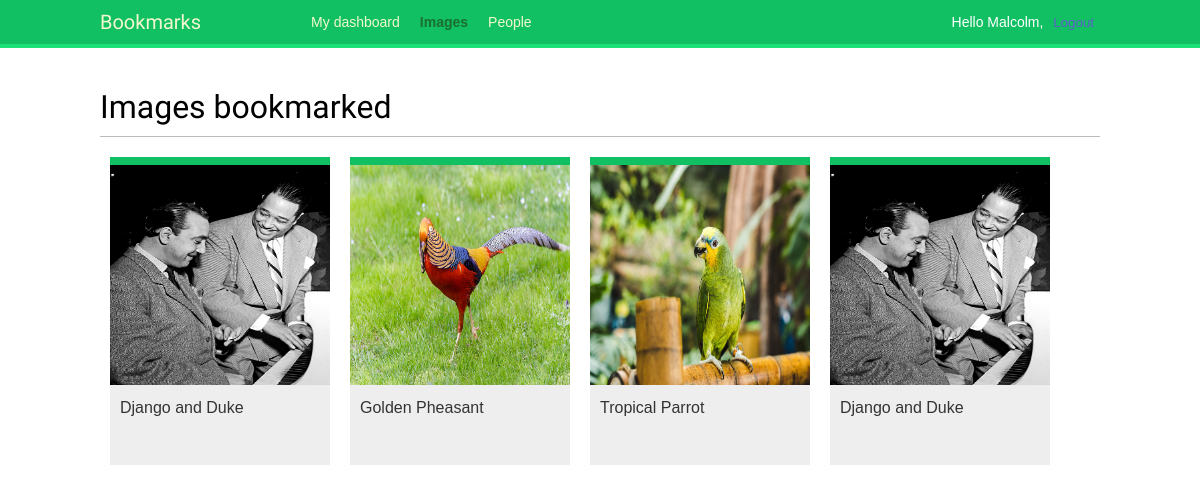
Before: /images/ (signed in) with the older database file.
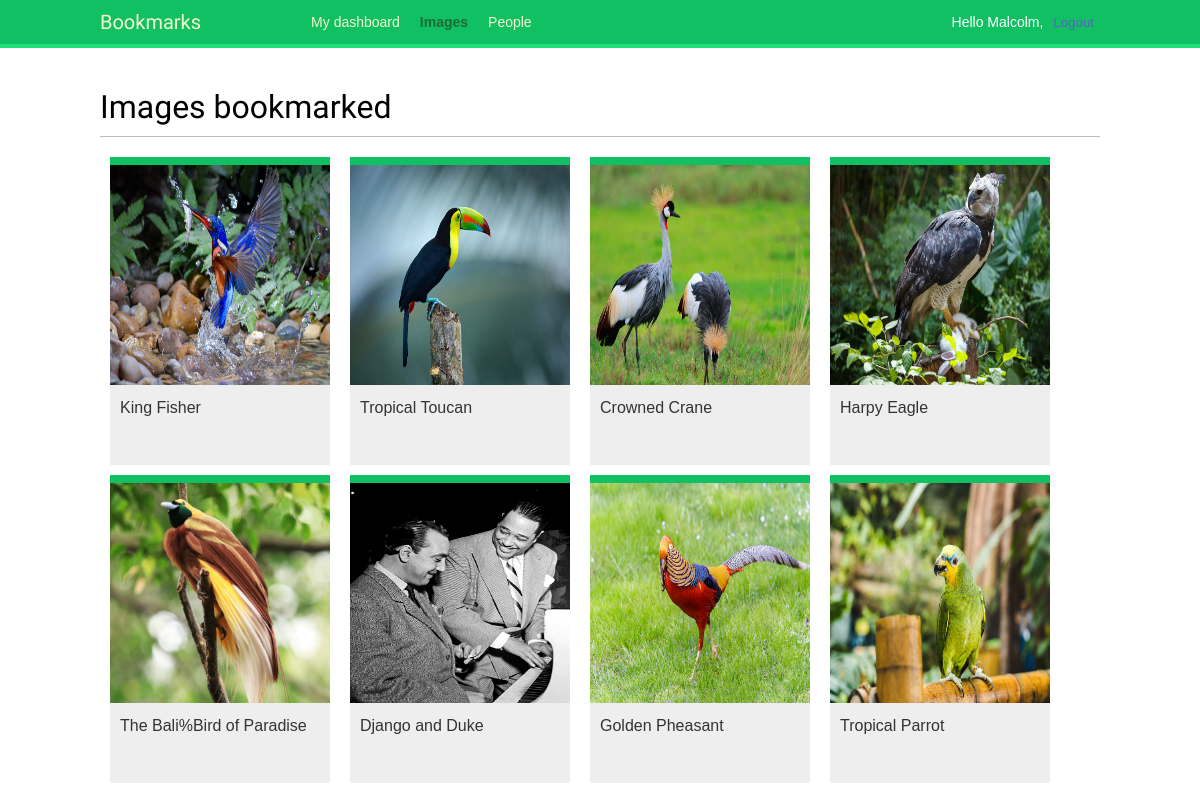
After: the same page with the newer database file.
### images/models.py (models this page shows, shortened)
class Image(models.Model):
    user = models.ForeignKey(settings.AUTH_USER_MODEL,
                             related_name='images_created',
                             on_delete=models.CASCADE)
    title = models.CharField(max_length=200)
    slug = models.SlugField(max_length=200, blank=True)
    url = models.URLField(max_length=2000)
    image = models.ImageField(upload_to='images/%Y/%m/%d/')
    description = models.TextField(blank=True)
    created = models.DateField(auto_now_add=True)
    users_like = models.ManyToManyField(settings.AUTH_USER_MODEL,
                                        related_name='images_liked',
                                        blank=True)
    class Meta:
        indexes = [
            models.Index(fields=['-created']),
        ]
        ordering = ['-created']
    def get_absolute_url(self):
        return reverse('images:detail', args=[self.id,
                                              self.slug])

### images/views.py (the view)
# urls.py: path('', views.image_list, name='list'),
@login_required
def image_list(request):
    images = Image.objects.all()
    paginator = Paginator(images, 8)
    page = request.GET.get('page')
    images_only = request.GET.get('images_only')
    try:
        images = paginator.page(page)
    except PageNotAnInteger:
        images = paginator.page(1)
    except EmptyPage:
        if images_only:
            return HttpResponse('')
        images = paginator.page(paginator.num_pages)
    if images_only:
        return render(request,
                      'images/image/list_images.html',
                      {'section': 'images',
                       'images': images})
    return render(request,
                  'images/image/list.html',
                  {'section': 'images',
                   'images': images})

### images/templates/images/image/list.html (shortened to what this page needs)
{% extends "base.html" %}
{% block content %}
    <h1>Images bookmarked</h1>
    <div id="image-list">
        {% include "images/image/list_images.html" %}
    </div>
{% endblock %}

### account/templates/base.html (shortened to what this page needs)
{% load static %} <!DOCTYPE html>
<html>
  <head>
    <link href="{% static 'css/base.css' %}" rel="stylesheet" />
  </head>
  <body>
    <div id="header">
      <span class="logo">Bookmarks</span>
      {% if request.user.is_authenticated %}
      <ul class="menu">
        <li {% if section == "dashboard" %}class="selected"{% endif %}>
          <a href="{% url "dashboard" %}">My dashboard</a>
        </li>
        <li {% if section == "images" %}class="selected"{% endif %}>
          <a href="{% url "images:list" %}">Images</a>
        </li>
        <li {% if section == "people" %}class="selected"{% endif %}>
          <a href="{% url "user_list" %}">People</a>
        </li>
      </ul>
      {% endif %}
      <span class="user">
        {% if request.user.is_authenticated %}
        Hello {{ request.user.first_name|default:request.user.username }},
        <form
          method="post"
          action="{% url 'logout' %}"
          style="display:inline;"
        >
          <button
            type="submit"
            style="background:none; border:none; padding:20; color:rgb(94, 94, 199); cursor:pointer;"
          >
            Logout
          </button>
        </form>
        {% else %}
        <a href="{% url "login" %}">Log-in</a>
        {% endif %}
      </span>
    </div>
    <div id="content">
      {% block content %} {% endblock %}
    </div>
  </body>
</html>

### images/templates/images/image/list_images.html
{% load thumbnail %}
{% for image in images %}
<div class="image">
    <a href="{{ image.get_absolute_url }}">
        {% thumbnail image.image 300x300 crop="smart" as im %}
        <img src="{{ im.url }}">
    </a>
    <div class="info">
        <a href="{{ image.get_absolute_url }}" class="title">
            {{ image.title }}
        </a>
    </div>
</div>
{% endfor %}

### account/static/css/base.css (style rules this page uses)
body { margin:0; padding:0; font-family:helvetica, sans-serif; }
a { color:#12c064; text-decoration:none; }
h1, h2, h3, h4, h5 , h6 { font-family: 'Muli', sans-serif; font-weight:normal; }
h1 { border-bottom:1px solid #bbb; padding:0 0 10px 0; margin:10px 0 20px 0; }
#header { padding:10px 100px; font-size:14px; background:#12c064; color:#fff; border-bottom:4px solid #1cdf78; overflow:auto; }
#header .logo { font-family: 'Muli', sans-serif; float:left; color:#f3f7cc; font-size:20px; margin-right:10%; }
#header ul.menu { list-style:none; float:left; margin:0; padding:0; }
#header ul.menu li { float:left; padding:4px 10px; }
#header ul.menu li.selected a, #header ul.menu li.selected a:hover { color:#1b6d32; font-weight:bold; }
#header a { color:#f3f7cc; }
#header .user { float:right; padding-top:4px; }
#content { padding:30px 100px; }
form { overflow:auto; }
#image-list { overflow:hidden; }
#image-list .image { float:left; width:220px; height:300px; margin:0 10px 10px 10px; border-top:8px solid #12c064; background:#eee; }
#image-list img { width:220px; height:220px; }
#image-list .info { padding:10px; }
#image-list .info a { color:#333; }

Changed rows visible on the page:
no longer on this page (row unchanged): Image: title "Django and Duke"
added Image: shows a picture, title "King Fisher"
added Image: shows a picture, title "Tropical Toucan"
added Image: shows a picture, title "Crowned Crane"
added Image: shows a picture, title "Harpy Eagle"
added Image: shows a picture, title "The Bali%Bird of Paradise"
